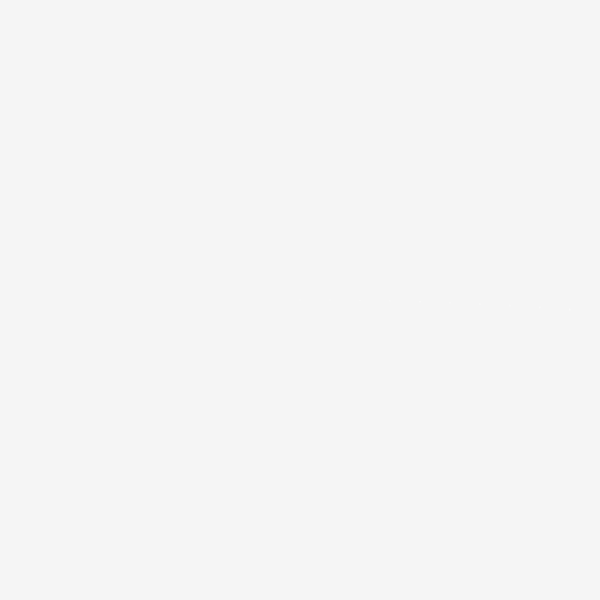
Frame 1 (no input)
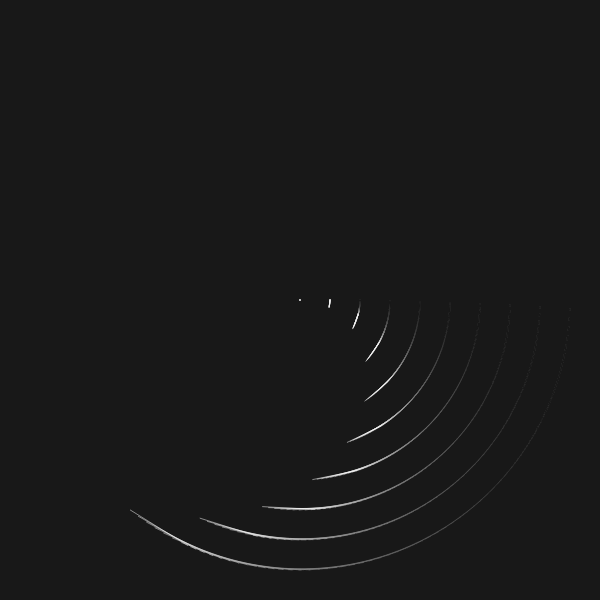
Frame 60 (no input)
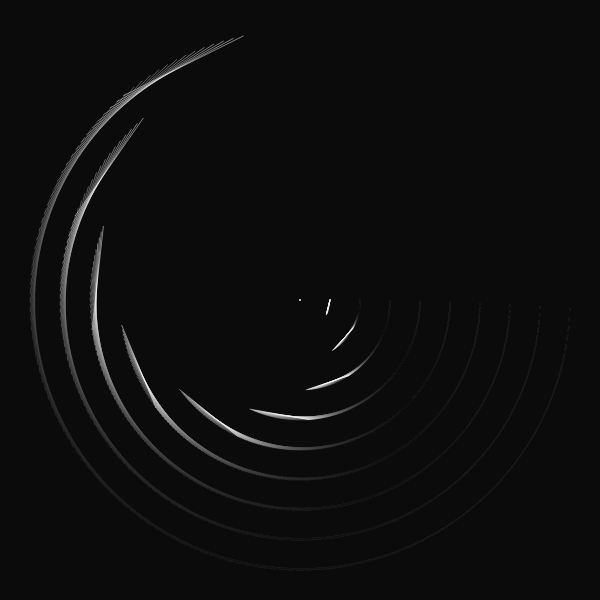
Frame 120 (the mouse pressed at the canvas centre since frame 60)

The p5.js sketch that drew these frames (run headless with seeded random() and noise() and a simulated clock; from frame 60 on, the mouse is pressed at the canvas centre):

// p5.js sketch
// ── sketch.js
//fork from openprocessing sketch
let numPetals = 10;
let petalSize;
let minPetalSize;
let outStep;
let outFraction = 0.5;
let phi;
let epsilon = 0.05;

function setup() {
  createCanvas(600, 600);
  minPetalSize = floor(600/numPetals);
  outStep = minPetalSize * outFraction;
  phi = sqrt(5)/2;
  frameRate = 20;
}

function draw() {
  theta = millis()/4000;
  petalSize = minPetalSize + mouseY/height * 100;

  background(0, 10);
  translate(width/2, height/2);
  
  stroke(255);
  strokeWeight(0.5)

  for (let i=0; i<numPetals; i++) {
    let r = i*outStep;
    let angle = i*theta;
    let prev = (i-1)*theta;
    let x = r*cos(angle);
    let y = r*sin(angle);
    let px = r*cos(prev);
    let py = r*sin(prev);
    let scale = 1 + i/numPetals * 3;
    line(px, py, x, y);
  }
 }
